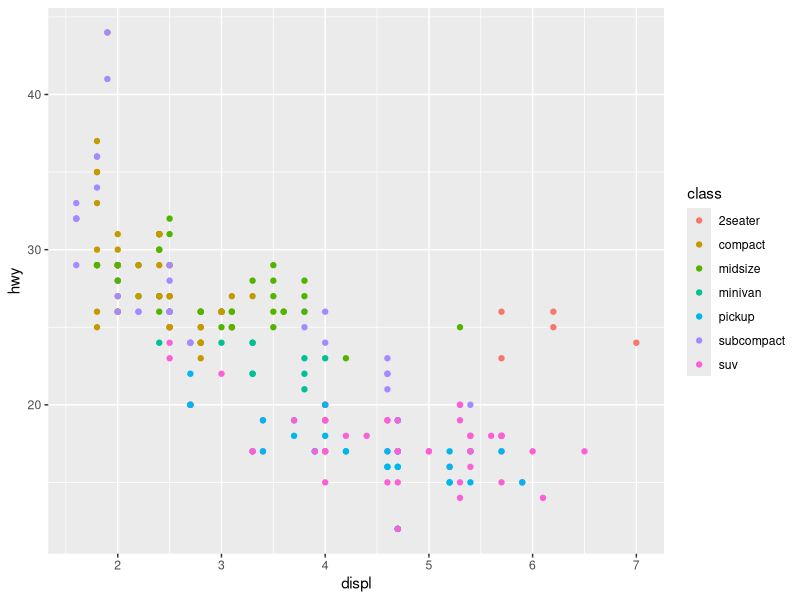
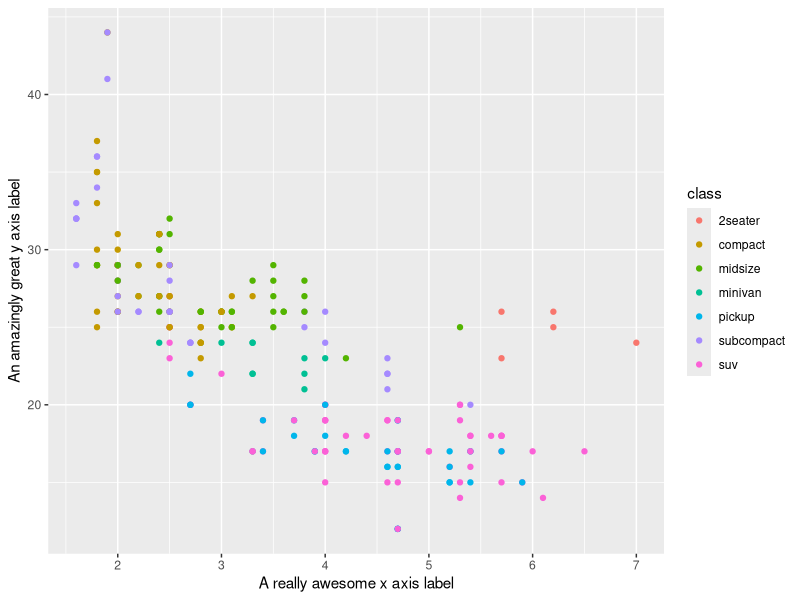
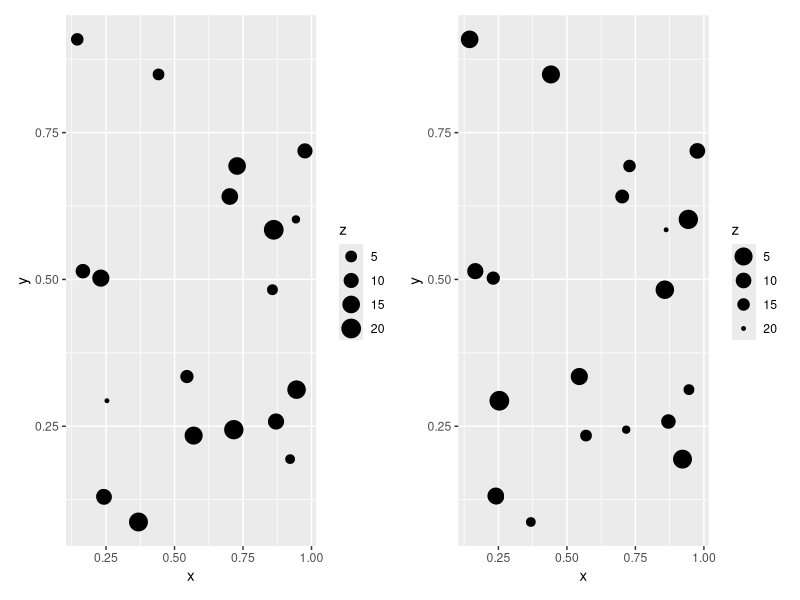

Write the R code that produced these figures, in order. (Note: this script raises an error after producing the figures.)
## ---- chunk 1
# global chunk options
knitr::opts_chunk$set(echo = TRUE,
                      warning = TRUE,
                      message = T,
                      tidy=TRUE,
                      fig.align = 'center',
                      collapse = TRUE,
                      fig.width = 5,
                      fig.asp = 5/7)

# don't show NA's in tables
options(knitr.kable.NA = '')

## ---- chunk 2
library(tidyverse); library(patchwork)
## ---- chunk 3
ggplot(mpg, aes(displ, hwy)) + 
  geom_point(aes(colour = class)) +
  scale_x_continuous() + 
  scale_y_continuous() + 
  scale_colour_discrete()
## ---- chunk 4
ggplot(mpg, aes(displ, hwy)) + 
  geom_point(aes(colour = class)) + 
  scale_x_continuous(name = "A really awesome x axis label") +
  scale_y_continuous(name = "An amazingly great y axis label")
## ---- chunk 5
df <- data.frame(x = runif(20), y = runif(20), z = sample(20))

head(df)

base <- ggplot(df, aes(x, y, size = z)) + geom_point()

p1 <- base 
p2 <- base + scale_size(trans = "reverse")

p1 + p2
## ---- chunk 6
knitr::include_graphics('./6_images/scale-guides.png')
## ---- chunk 7
p1 <- ggplot(mpg, aes(displ, hwy)) + geom_point()

p2 <- p1 + scale_x_reverse()
p3 <- p1 + scale_y_reverse()

p1 + p2 + p3
## ---- chunk 8
ggplot(mpg, aes(displ, hwy)) + 
  geom_point() + 
  scale_y_continuous(trans = "reciprocal")

# log transform x and y axes
ggplot(diamonds, aes(price, carat)) + 
  geom_bin2d() + 
  scale_x_continuous(trans = "log10") +
  scale_y_continuous(trans = "log10")
## ---- chunk 9
p0 <- ggplot(mpg, aes(displ, hwy)) + geom_point()

p1 <- ggplot(mpg, aes(displ, log(hwy))) + geom_point()

p2 <- ggplot(mpg, aes(displ, hwy)) + geom_point() + scale_y_continuous(trans = "log")

p0 + p1 + p2
## ---- chunk 10
toy <- data.frame(
  const = 1, 
  up = 1:4,
  txt = letters[1:4], 
  big = (1:4)*1000,
  log = c(2, 5, 10, 2000)
)
toy

axs <- ggplot(toy, aes(big, const)) + 
  geom_point() + 
  labs(x = NULL, y = NULL)

p1 <- axs
p2 <- axs + scale_x_continuous(breaks = c(2000, 4000))
p1 + p2


leg <- ggplot(toy, aes(up, up, fill = big)) + 
  geom_tile() + 
  labs(x = NULL, y = NULL) 

p1 <- leg 
p2 <- leg + scale_fill_continuous(breaks = c(2000, 4000))

p1 + p2
## ---- chunk 11
toy <- data.frame(
  const = 1, 
  up = 1:4,
  txt = letters[1:4], 
  big = (1:4)*1000,
  log = c(2, 5, 10, 2000)
)
toy

axs <- ggplot(toy, aes(big, const)) + 
  geom_point() + 
  labs(x = NULL, y = NULL)

p1 <- axs

p2 <- axs + scale_x_continuous(breaks = scales::breaks_extended())

p3 <- axs + scale_x_continuous(breaks = scales::breaks_extended(n = 2))

p1 + p2 + p3


p1 <- axs + scale_x_continuous(breaks = scales::breaks_width(800))
p2 <- axs + scale_x_continuous(breaks = scales::breaks_width(800, offset = 200))
p3 <- axs + scale_x_continuous(breaks = scales::breaks_width(800, offset = -200))
p4 <-  axs + scale_x_continuous(breaks = NULL)

p1 + p2 + p3 + p4 

## ---- chunk 12
p1 <- axs + scale_y_continuous(labels = scales::label_percent())

p2 <- axs + scale_y_continuous(labels = scales::label_dollar(prefix = "", suffix = "€"))

p3 <- axs + scale_x_continuous(labels = NULL)

p1 + p2 +p3
## ---- chunk 13
date_base <- ggplot(economics, aes(date, psavert)) + 
  geom_line(na.rm = TRUE) +
  labs(x = NULL, y = NULL)

date_base 

date_base + scale_x_date(date_breaks = "25 years")
## ---- chunk 14
century20 <- as.Date(c("1900-01-01", "1999-12-31"))

breaks <- scales::breaks_width("25 years")

breaks(century20)
## ---- chunk 15
date_base + scale_x_date(
  limits = as.Date(c("2003-01-01", "2003-04-01")),
  date_breaks = "1 month"
)

date_base + scale_x_date(
  limits = as.Date(c("2003-01-01", "2003-04-01")),
  date_breaks = "1 month",
  date_minor_breaks = "1 week"
)
## ---- chunk 16
base <- ggplot(economics, aes(date, psavert)) + 
  geom_line(na.rm = TRUE) +
  labs(x = NULL, y = NULL)

base + scale_x_date(date_breaks = "5 years")

base + scale_x_date(date_breaks = "5 years", date_labels = "%y")

lim <- as.Date(c("2004-01-01", "2005-01-01"))

base + scale_x_date(limits = lim, date_labels = "%b %y")
base + scale_x_date(limits = lim, date_labels = "%B\n%Y")

base + scale_x_date(labels = scales::label_date("%b %y"))

base + scale_x_date(limits = lim, labels = scales::label_date_short())

## ---- chunk 17
base <- ggplot(toy, aes(const, txt)) + 
  geom_point() +
  labs(x = NULL, y = NULL)

base2 <- base + scale_y_discrete(labels = c(c = "carrot", b = "banana"))

base + base2
## ---- chunk 18
df <- data.frame(x = 1:3, y = 1:3)
base <- ggplot(df, aes(x, y)) + geom_point() 

p1 <- base
p2 <- base + scale_x_continuous(limits = c(0, 4))
p3 <- base + scale_x_continuous(limits = c(1.5, 2.5))

p1 + p2 + p3
## ---- chunk 19
ggplot(mpg, aes(displ, hwy, colour = fl)) + 
  geom_point() +
  facet_wrap(vars(year))
## ---- chunk 20
mpg_99 <- mpg %>% filter(year == 1999)
mpg_08 <- mpg %>% filter(year == 2008)

base_99 <- ggplot(mpg_99, aes(displ, hwy, colour = fl)) + geom_point() 
base_08 <- ggplot(mpg_08, aes(displ, hwy, colour = fl)) + geom_point() 

base_99 + base_08
## ---- chunk 21
p1 <- base_99 + scale_color_discrete(limits = c("c", "d", "e", "p", "r"))
p2 <- base_08 + scale_color_discrete(limits = c("c", "d", "e", "p", "r"))

p1 + p2

## ---- chunk 22
p1 <- base_99 + lims(x = c(1, 7), y = c(10, 45), colour = c("c", "d", "e", "p", "r"))
p2 <- base_08 + lims(x = c(1, 7), y = c(10, 45), colour = c("c", "d", "e", "p", "r"))

p1 + p2
## ---- chunk 23
base <- ggplot(mpg, aes(displ, hwy, colour = cyl)) + geom_point()

p1 <- base 
p2 <- base + scale_colour_continuous(guide = guide_coloursteps())
p3 <- base + guides(colour = guide_coloursteps())
p1 + p2 + p3
## ---- chunk 24
base <- ggplot(mpg, aes(manufacturer, hwy)) + geom_boxplot() 

base + guides(x = guide_axis(n.dodge = 3))
base + guides(x = guide_axis(angle = 90))
## ---- chunk 25
toy <- data.frame(
  const = 1, 
  up = 1:4,
  txt = letters[1:4], 
  big = (1:4)*1000,
  log = c(2, 5, 10, 2000)
)
toy
base <- ggplot(toy, aes(const, up)) + 
  geom_point(aes(shape = txt, colour = txt)) + 
  scale_x_continuous(NULL, breaks = NULL)

p1 <- base
p2 <- base + labs(shape = "Split legend")
p3 <- base + labs(shape = "Merged legend", colour = "Merged legend")

p1 + p2 + p3
## ---- chunk 26
showCols <- function(cl=colors(), bg = "grey",
                     cex = 0.75, rot = 30) {
    m <- ceiling(sqrt(n <-length(cl)))
    length(cl) <- m*m; cm <- matrix(cl, m)
    require("grid")
    grid.newpage(); vp <- viewport(w = .92, h = .92)
    grid.rect(gp=gpar(fill=bg))
    grid.text(cm, x = col(cm)/m, y = rev(row(cm))/m, rot = rot,
              vp=vp, gp=gpar(cex = cex, col = cm))
  }

showCols(bg="gray20",cl=colors()[1:60], rot=30, cex=0.9)


## ---- chunk 27
ToothGrowth$dose <- as.factor(ToothGrowth$dose)
mtcars$cyl <- as.factor(mtcars$cyl)

bp <- ggplot(ToothGrowth, aes(x=dose, y=len, fill=dose)) +
  geom_boxplot()

sp <- ggplot(mtcars, aes(x=wt, y=mpg, color=cyl)) + geom_point()
# Box plot

p1 <- bp + scale_fill_manual(breaks = c("2", "1", "0.5"), 
                       values=c("red", "blue", "green"))
# Scatter plot
p2 <- sp + scale_color_manual(breaks = c("8", "6", "4"),
                        values=c("red", "blue", "green"))
p1 + p2
## ---- chunk 28
# Box plot
p1 <- bp + scale_fill_manual(values=c("#999999", "#E69F00", "#56B4E9"))
# Scatter plot
p2 <- sp + scale_color_manual(values=c("#999999", "#E69F00", "#56B4E9"))

p1 + p2
## ---- chunk 29
colors <- c("4" = "#D9717D", "6" = "#4DB6D0", "8" = "#BECA55")

sp +  scale_color_manual(values = colors)
## ---- chunk 30
library("RColorBrewer")
# display.brewer.all() 
## ---- chunk 31
knitr::include_graphics('./6_images/colors.png')
## ---- chunk 32
display.brewer.pal(n = 8, name = 'RdBu')

# Hexadecimal color specification 
brewer.pal(n = 8, name = "RdBu")
## ---- chunk 33
# Box plot
p1 <- bp + scale_fill_brewer(palette="Dark2")
# Scatter plot
p2 <- sp + scale_color_brewer(palette="Dark2")

p1 + p2
## ---- chunk 34
# Color by qsec values
p1 <- ggplot(mtcars, aes(x=wt, y=mpg, color=qsec)) + geom_point()


# Change the low and high colors
# Sequential color scheme
p2 <- p1 + scale_color_gradient(low="blue", high="red")

# Diverging color scheme
mid <- mean(mtcars$qsec)

p3 <- p1  + scale_color_gradient2(midpoint=mid, low="blue", mid="white",
                     high="red", space ="Lab" )
 p1 + p2 + p3

## ---- chunk 35
# Scatter plot
# Color points by the mpg variable
p1 <- ggplot(mtcars, aes(x=wt, y=mpg, color=mpg)) + geom_point()

# Gradient between n colors
p2 <- p1 + scale_color_gradientn(colours = rainbow(5))

p1 + p2
## ---- chunk 36
library(patchwork)

p1 <- ggplot(mpg) + 
  geom_point(aes(x = displ, y = hwy))

p2 <- ggplot(mpg) + 
  geom_bar(aes(x = as.character(year), fill = drv), position = "dodge") + 
  labs(x = "year")

p3 <- ggplot(mpg) + 
  geom_density(aes(x = hwy, fill = drv), colour = NA) + 
  facet_grid(rows = vars(drv))

p4 <- ggplot(mpg) + 
  stat_summary(aes(x = drv, y = hwy, fill = drv), geom = "col", fun.data = mean_se) +
  stat_summary(aes(x = drv, y = hwy), geom = "errorbar", fun.data = mean_se, width = 0.5)

p1 + p2
## ---- chunk 37
p1 + p2 + p3 + p4
## ---- chunk 38
p1 + p2 + p3 + plot_layout(ncol = 2)
## ---- chunk 39
p1 / p2

p3 | p4
## ---- chunk 40
p3 | (p2 / (p1 | p4))
## ---- chunk 41
p1 + p2 + p3 + guide_area() + plot_layout(ncol = 2, guides = "collect")
## ---- chunk 42
p12 <- p1 + p2
p12[[2]] <- p12[[2]] + theme_light()
p12
## ---- chunk 43
p1 + p4 & theme_minimal()
## ---- chunk 44
p1 + p4 & scale_y_continuous(limits = c(0, 45))
## ---- chunk 45
p34 <- p3 + p4 + plot_annotation(
  title = "A closer look at the effect of drive train in cars",
  caption = "Source: mpg dataset in ggplot2"
)
p34
## ---- chunk 46
p34 + plot_annotation(theme = theme_gray(base_family = "mono"))
## ---- chunk 47
p123 <- p1 | (p2 / p3)
p123 + plot_annotation(tag_levels = "I") # Uppercase roman numerics
## ---- chunk 48
p1 + inset_element(p2, left = 0.5, bottom = 0.4, right = 0.9, top = 0.95)
## ---- chunk 49
p12 + plot_annotation(tag_levels = 'A')
## ---- chunk 50
p1 <- ggplot(mtcars) + 
  geom_point(aes(mpg, disp)) + 
  ggtitle('Plot 1')

p1 + gridExtra::tableGrob(mtcars[1:10, c('mpg', 'disp')])
